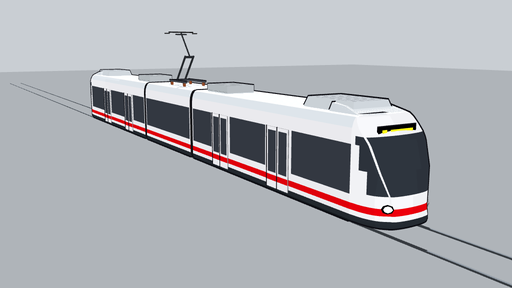
#> input picture data/rolling_stock/thumbs/breda_vlc.png, 512 x 288 px, given in place of ref1_cabine_station_couverte.jpg, which was not available
$ python p1_planche.py ../../data/rolling_stock/thumbs ../../data/rolling_stock/thumbs/citadis_302.png ../../data/rolling_stock/thumbs/citadis_302.png
#> lines starting #> are read from the running program, lines starting #| are printed output that depends on the picture
#> in main, `sheet = Image.new("RGB", (W * 2, H * 3), (20, 20, 20))`: sheet: PIL image 1280x1080 RGB; every value is 20
#!/usr/bin/env python3
"""Planches du lot P1 (CDC §7.2) à partir des captures de tests/audit/p1_shots.gd.

usage : p1_planche.py SHOTS_DIR REFS_DIR OUT_DIR [suffixe ...]
- OUT/planche_<suffixe>.png : référence | TramSim côte à côte pour C1–C3 (lisible) ;
- OUT/aveugle_<suffixe>.png + OUT/cle_<suffixe>.json : mêmes paires étiquetées A/B dans un ordre aléatoire
  (notation à l'aveugle, docs/refonte-visuelle/notation_P1.md).
Références : ref1_cabine_station_couverte.jpg, ref2_rame_exterieur.jpg, ref3_tremie.jpg (hors dépôt).
"""
import json, os, random, sys
from PIL import Image, ImageDraw

REFS = {"C1": "ref1_cabine_station_couverte.jpg", "C2": "ref2_rame_exterieur.jpg", "C3": "ref3_tremie.jpg"}
W, H = 640, 360


def fit(path):
    im = Image.open(path).convert("RGB")
    r = max(W / im.width, H / im.height)
#> r = 1.25
    im = im.resize((round(im.width * r), round(im.height * r)), Image.LANCZOS)
#> im: PIL image 640x360 RGB
    x, y = (im.width - W) // 2, (im.height - H) // 2
#> x = 0; y = 0
    return im.crop((x, y, x + W, y + H))


def label(im, text):
    d = ImageDraw.Draw(im)
    d.rectangle((0, 0, 9 * len(text) + 12, 22), fill=(0, 0, 0))
    d.text((6, 5), text, fill=(255, 255, 255))
    return im


def main(shots, refs, out, suffixes):
    os.makedirs(out, exist_ok=True)
    rng = random.Random(20261122)
    for suf in suffixes:
        sheet = Image.new("RGB", (W * 2, H * 3), (20, 20, 20))
        blind = Image.new("RGB", (W * 2, H * 3), (20, 20, 20))
        key = {}
        for i, c in enumerate(["C1", "C2", "C3"]):
            ref = fit(os.path.join(refs, REFS[c]))
            sim_p = os.path.join(shots, f"{c}{suf}.png")
            sim = fit(sim_p) if os.path.exists(sim_p) else Image.new("RGB", (W, H), (60, 0, 0))
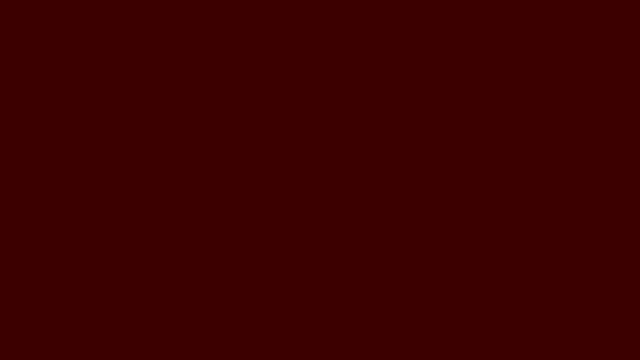
#> sim: PIL image 640x360 RGB; mean R, G, B 60, 0, 0
            sheet.paste(label(ref.copy(), f"{c} reference"), (0, i * H))
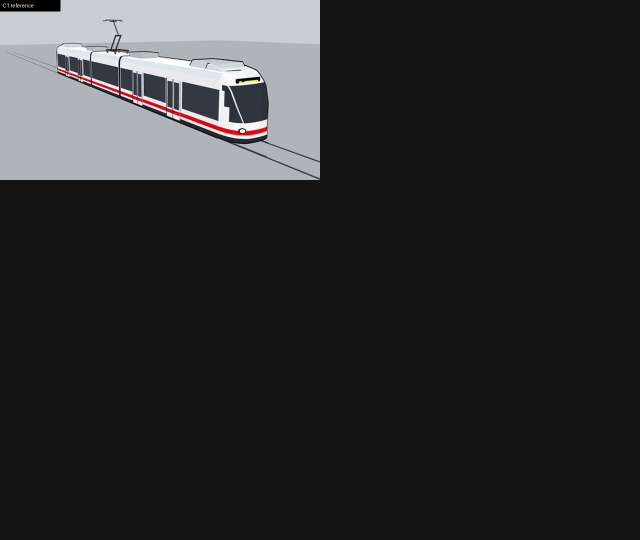
#> sheet: PIL image 1280x1080 RGB (shown at 1/2 size); mean R, G, B 45.1, 45.5, 46.3
            sheet.paste(label(sim.copy(), f"{c} TramSim {suf.strip('_')}"), (W, i * H))
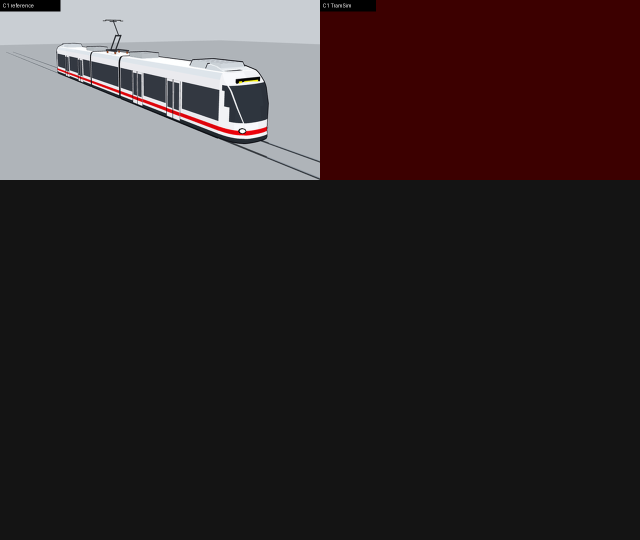
#> sheet: PIL image 1280x1080 RGB (shown at 1/2 size); mean R, G, B 51.7, 42.2, 43
            pair = [("reference", ref), ("tramsim", sim)]
            rng.shuffle(pair)
            key[c] = {"A": pair[0][0], "B": pair[1][0]}
            blind.paste(label(pair[0][1].copy(), f"{c} A"), (0, i * H))
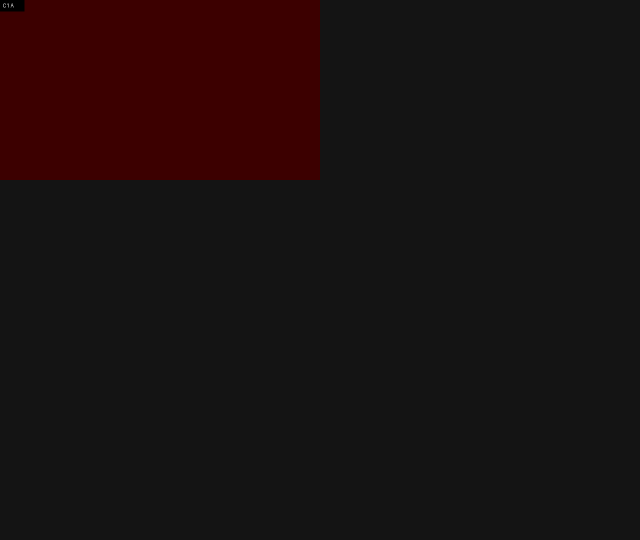
#> blind: PIL image 1280x1080 RGB (shown at 1/2 size); mean R, G, B 26.6, 16.7, 16.7
            blind.paste(label(pair[1][1].copy(), f"{c} B"), (W, i * H))
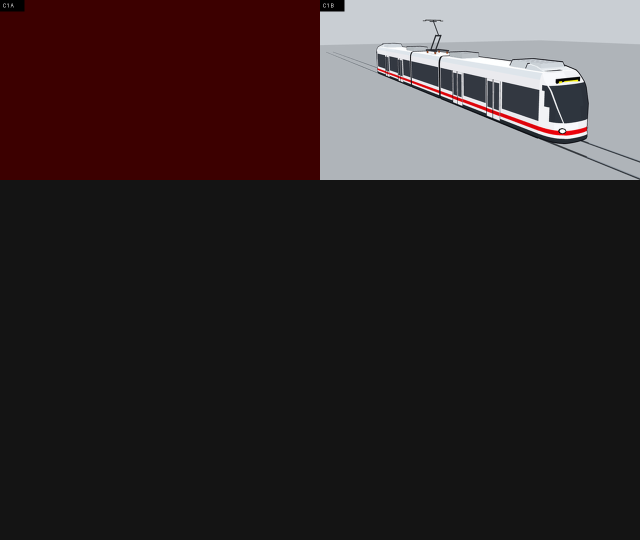
#> blind: PIL image 1280x1080 RGB (shown at 1/2 size); mean R, G, B 52, 42.4, 43.2
        sheet.save(os.path.join(out, f"planche{suf}.png"))
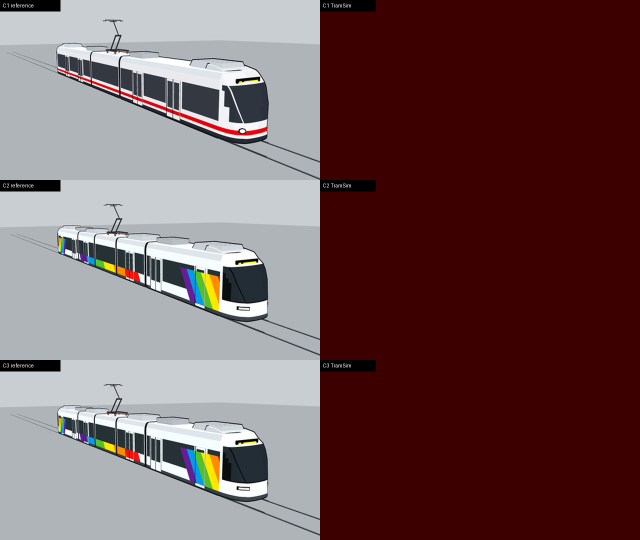
#> saved as planche.png: PIL image 1280x1080 RGB (shown at 1/2 size); mean R, G, B 115.3, 87.7, 89.4
        blind.save(os.path.join(out, f"aveugle{suf}.png"))
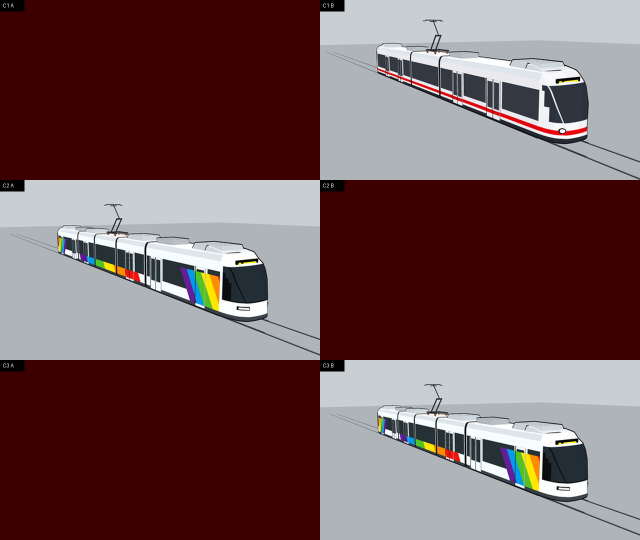
#> saved as aveugle.png: PIL image 1280x1080 RGB (shown at 1/2 size); mean R, G, B 116.1, 88.3, 90.1
        json.dump(key, open(os.path.join(out, f"cle{suf}.json"), "w"), indent=1)


if __name__ == "__main__":
    main(sys.argv[1], sys.argv[2], sys.argv[3], sys.argv[4:] or [""])
